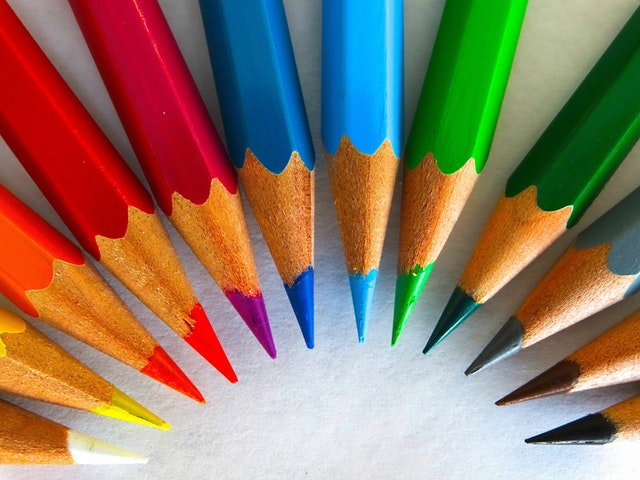
#> input picture pencils.jpeg, 640 x 480 px
$ jupyter execute 110-alpha-masks.ipynb   (shell and % lines are left out)
#> lines starting #> are read from the running program, lines starting #| are printed output that depends on the picture
[cell 1]
import numpy as np
from matplotlib import pyplot as plt

[cell 2]
a = plt.imread("pencils.jpeg") / 256
plt.imshow(a);

[cell 3]
plt.figure(figsize=(16,4))
for i, c in enumerate("rgb"):
    plt.subplot(1, 3, i+1)
    plt.hist(a[:,:,i].ravel(), bins=64, color=c)
    plt.title(c)
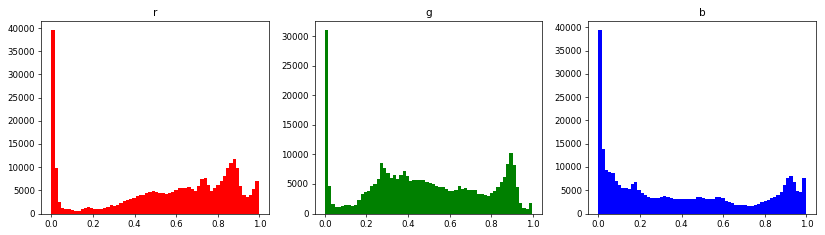
#> figure drawn by matplotlib, 3 panels; panel 1: tallest bar 39566 high, from x = 0 to 0.0156; panel 2: tallest bar 31063 high, from x = 0 to 0.0156; panel 3: tallest bar 39403 high, from x = 0 to 0.0156

[cell 4]
plt.figure(figsize=(6,6))
plt.xlabel("red")
plt.ylabel("green")
plt.hist2d(a[:,:,0].ravel(), a[:,:,1].ravel(), bins=64, cmap='hot');
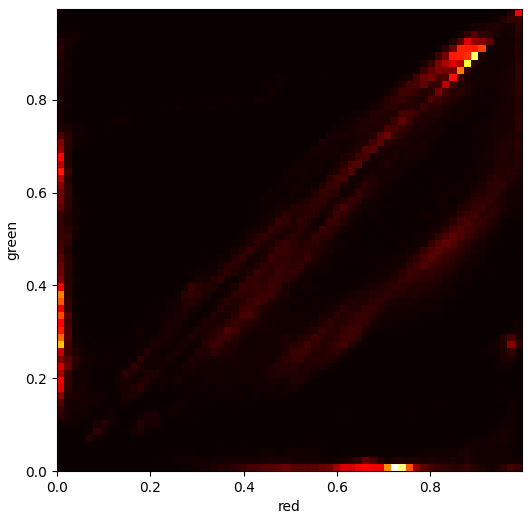
#> figure drawn by matplotlib, 1 panel

# Adding an Alpha (Transparency) Channel

[cell 5]
y = np.ones(a.shape[0])
#> y = 480 values from 1 to 1
x = np.linspace(0, 1, a.shape[1])
#> x = 640 values from 0 to 1
alpha = np.multiply.outer(y, x)
alpha.shape
#> Out = (480, 640)

[cell 6]
rgba = np.dstack((a, alpha))
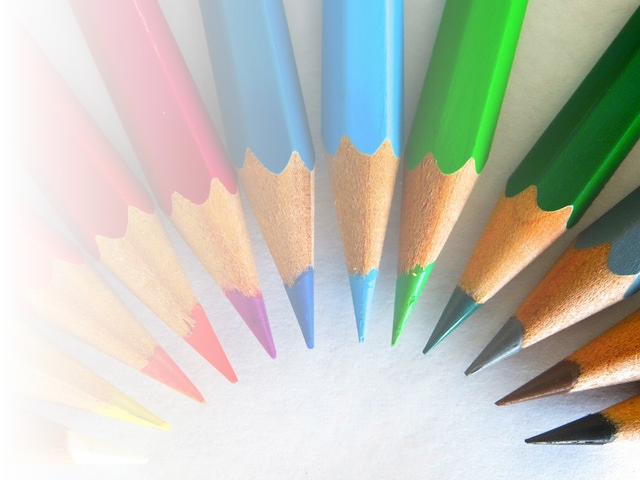
#> rgba: shape (480, 640, 4) float64; mean R, G, B, A 0.556, 0.472, 0.396, 0.5; transparent parts drawn white
rgba.shape
#> Out = (480, 640, 4)

[cell 7]
plt.imshow(rgba);

# Converting to Grayscale
* More Info: https://en.wikipedia.org/wiki/Grayscale#Converting_color_to_grayscale

[cell 8]
def rgb2gray(rgb):
    return rgb[...,:3] @ [0.299, 0.587, 0.114]
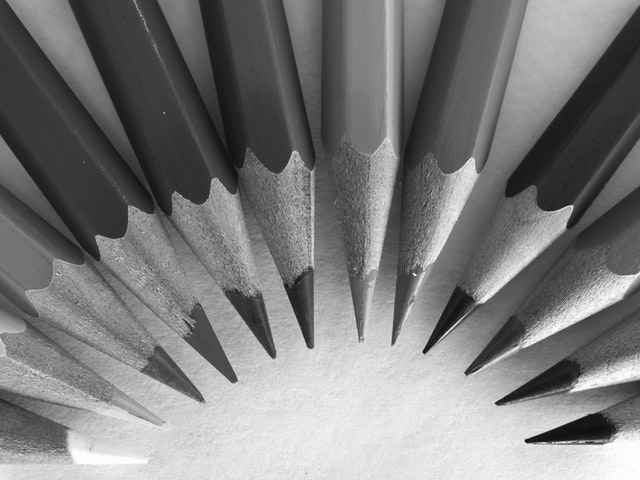
#> returned value: shape (480, 640) float64; min 0.0203, max 0.996, mean 0.488

[cell 9]
b = rgb2gray(a)
b.shape
#> Out = (480, 640)

[cell 10]
plt.imshow(b, 'gray', vmin=0, vmax=1)
plt.colorbar(fraction=0.03);
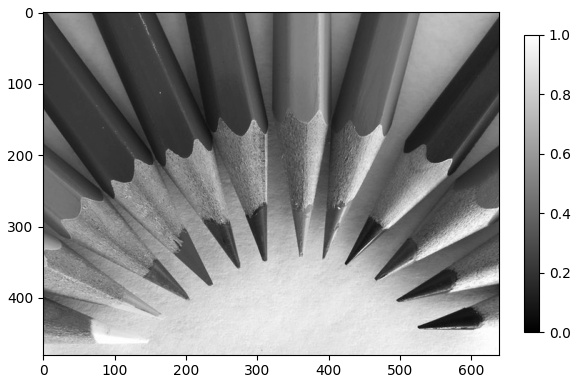
#> figure drawn by matplotlib, 2 panels

$ run again, with city.jpeg copied over pencils.jpeg
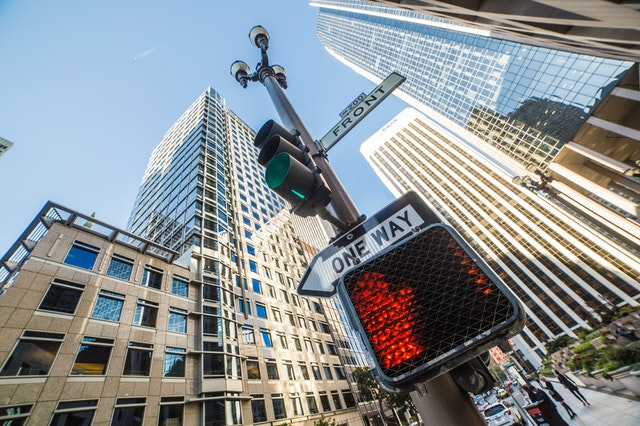
#> input picture city.jpeg, 640 x 426 px
#> `rgba = np.dstack((a, alpha))`:
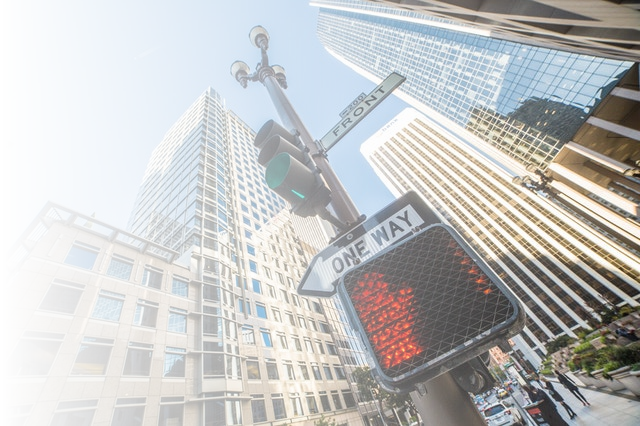
#> rgba: shape (426, 640, 4) float64; mean R, G, B, A 0.542, 0.565, 0.577, 0.5; transparent parts drawn white
#> `[cell 10] plt.imshow(b, 'gray', vmin=0, vmax=1) plt.colorbar(fraction=..`:
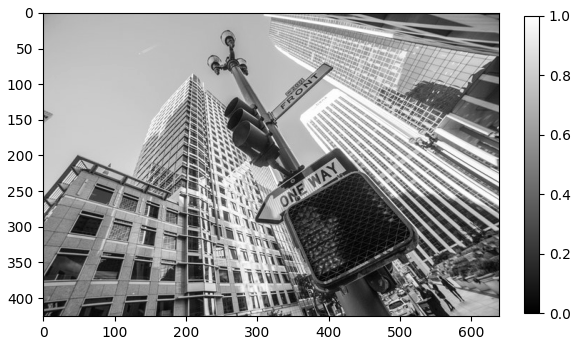
#> figure drawn by matplotlib, 2 panels

$ run again, with pagoda.jpeg copied over pencils.jpeg
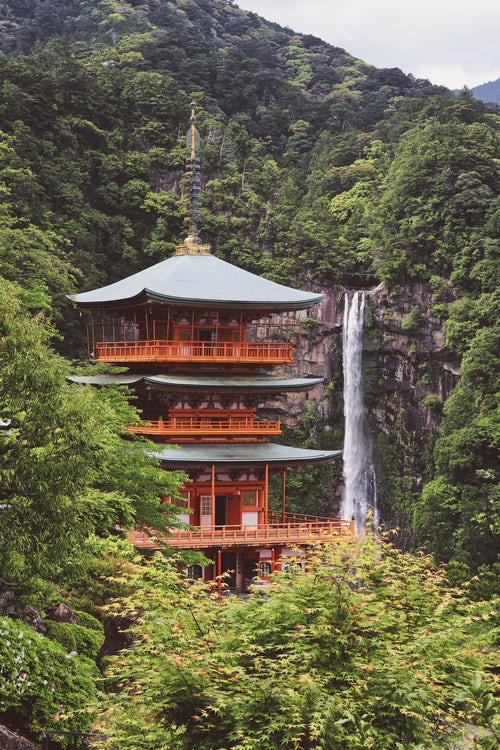
#> input picture pagoda.jpeg, 500 x 750 px
#> `rgba = np.dstack((a, alpha))`:
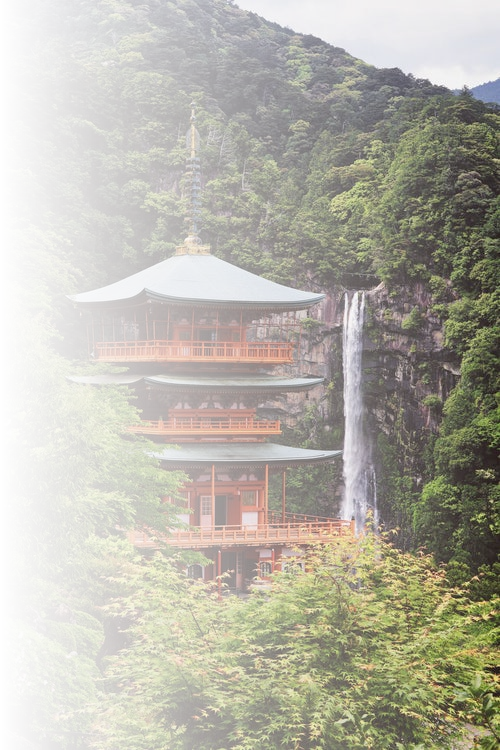
#> rgba: shape (750, 500, 4) float64; mean R, G, B, A 0.417, 0.397, 0.304, 0.5; transparent parts drawn white
#> `[cell 10] plt.imshow(b, 'gray', vmin=0, vmax=1) plt.colorbar(fraction=..`:
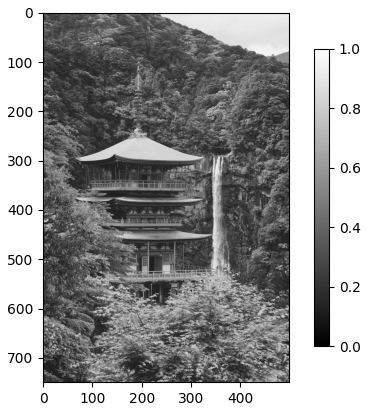
#> figure drawn by matplotlib, 2 panels

$ run again, with puppy1.jpeg copied over pencils.jpeg
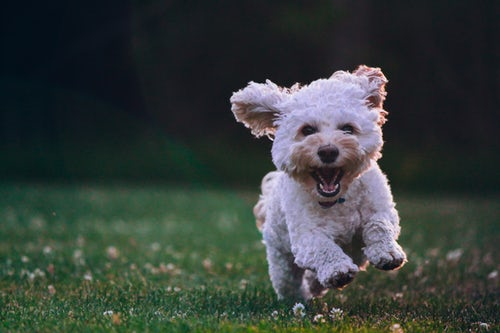
#> input picture puppy1.jpeg, 500 x 333 px
#> `rgba = np.dstack((a, alpha))`:
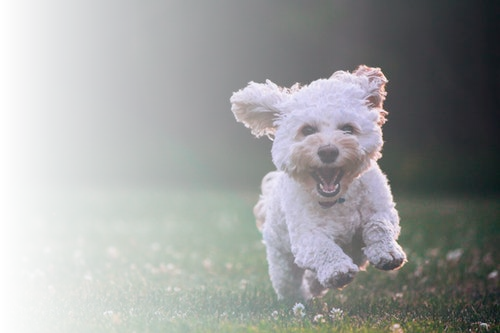
#> rgba: shape (333, 500, 4) float64; mean R, G, B, A 0.215, 0.247, 0.233, 0.5; transparent parts drawn white
#> `[cell 10] plt.imshow(b, 'gray', vmin=0, vmax=1) plt.colorbar(fraction=..`:
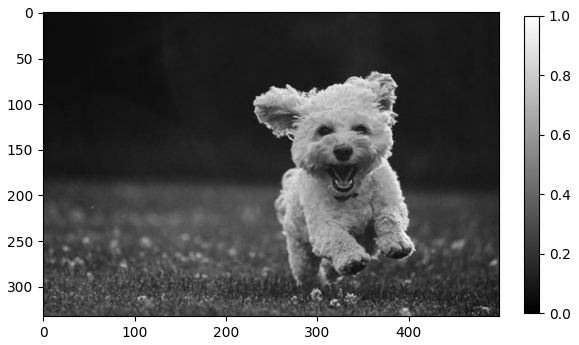
#> figure drawn by matplotlib, 2 panels
